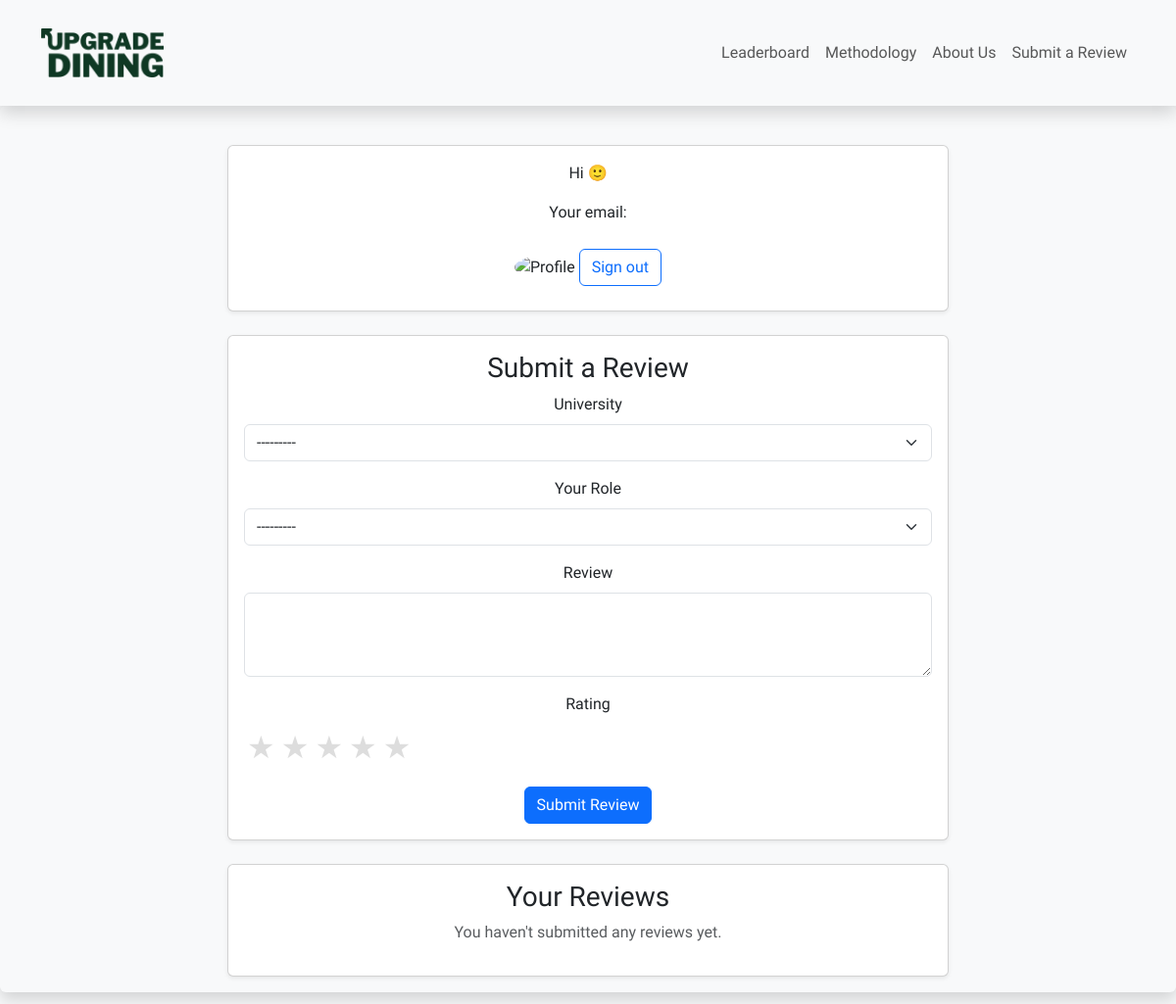
The page /profile/ (signed in) on the database as committed earlier.
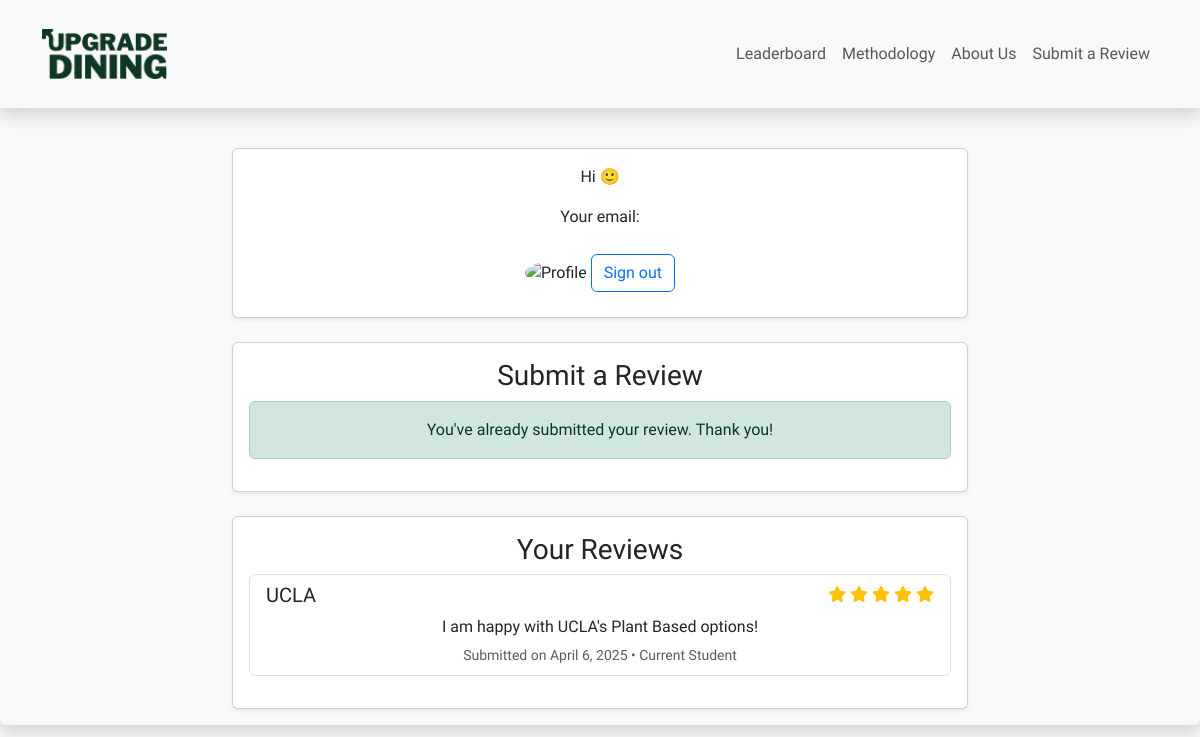
The same page on the database as committed later.
### leaderboard/models.py (models this page shows, shortened)
class Review(models.Model):
    user = models.ForeignKey(User, on_delete=models.CASCADE) #each review is associated with a user.
    university = models.ForeignKey(University, on_delete=models.CASCADE)  # each review is associated with a university
    review_text = models.TextField()
    stars = models.IntegerField(
        validators=[MinValueValidator(1), MaxValueValidator(5)]
    )
    name_permission=models.BooleanField(default=True)
    photo_permission=models.BooleanField(default=True)
    created_at = models.DateTimeField(auto_now_add=True)
    approved=models.BooleanField(default=True) #eventually will only display and account for approved reviews.
    ROLE_CHOICES = [
        ('student', 'Current Student'),
        ('alumni', 'Alumni'),
        ('faculty', 'Faculty/Staff'),
        ('other', 'Other'),
    ]
    role = models.CharField(
        max_length=20,
        choices=ROLE_CHOICES,
        verbose_name="Your Connection to the University"
    )

class University(models.Model):
    fullname=models.CharField(max_length=255)
    overallScore=models.IntegerField(default=0)
    overallGrade=models.CharField(max_length=255, default='B')
    detailsOverview=models.TextField(default='Details Overview Goes Here')
    def __str__(self):
        return self.fullname
    animal_based_percentage = models.FloatField(null=True, blank=True, default=79)  # 0-100%
    formal_commitments = models.FloatField(null=True, blank=True, default=0)  # 0, 1, 2, 3
    transition_provider = models.BooleanField(default=False)
    vegan_meals = models.FloatField(null=True, blank=True, default=0)  # vegan meals per average dinner day, 0-3+
    sustainable_page = models.BooleanField(default=False)
    default_veg_program = models.IntegerField(null=True, blank=True, default=0)  # 0(never), 1(piloted), 2(currently implemented)
    culinary_training = models.IntegerField(null=True, blank=True, default=0)  # 0(never), 1(past), 2(recent- past 2 years)
    recent_changes = models.IntegerField(null=True, blank=True, default=0) #0(none), 1(minor), 2(major)
    plant_breakfast_options = models.FloatField(null=True, blank=True, default=0)  # 0-5+
    student_satisfaction = models.IntegerField(null=True, blank=True, default=0)  # 0 (no survey data), 1(mixed/negative), 2(positive)
    plant_desserts = models.IntegerField(null=True, blank=True, default=0)  # 0- never, 1-occasionally , 2- always
    salad_protein = models.FloatField(null=True, blank=True, default=0)  # 0-4+
    promotional_materials = models.BooleanField(default=False)
    sustainability_guidebook = models.BooleanField(default=False)
    labeling = models.FloatField(null=True, blank=True, default=0)  # 0- no labeling, 1- inconsistent, 2- clear and consistent
    naming = models.FloatField(null=True, blank=True, default=0)  # 0, 1, 2
    meatless_monday = models.IntegerField(null=True, blank=True, default=0)  # 0, 1, 2

### leaderboard/views.py (the view)
# urls.py: path('profile/', views.profile_view, name='profile'),
def profile_view(request):
    if not request.user.is_authenticated:
        return redirect('login')
    already_submitted = Review.objects.filter(user=request.user).exists()
    if request.method == 'POST' and not already_submitted:
        form = ReviewForm(request.POST)
        if form.is_valid():
            review = form.save(commit=False)
            review.user = request.user
            review.save()
            return redirect('profile')  # Replace with your success URL
    else:
        form = ReviewForm() if not already_submitted else None
    user_reviews = Review.objects.filter(user=request.user).order_by('-created_at')
    return render(request, 'profile.html', {
        'form': form,
        'already_submitted': already_submitted,
        'user_reviews': user_reviews
    })

### leaderboard/templates/profile.html (shortened to what this page needs)
{% extends 'master.html' %}
{% block content %}
<div class="container mt-4">
  <div class="row">
    <div class="col-md-8 mx-auto">
      <div class="card mb-4 shadow-sm">
        <div class="card-body">
            <p>Hi {{ user.first_name }} 🙂</p>
            <p>Your email: {{ user.email }}</p>
            {% with user.socialaccount_set.all.0 as social_account %}
              <img src="{{ social_account.extra_data.picture }}"
                   alt="Profile"
                   class="img-fluid rounded-circle my-3"
                   width="100" height="100">
            {% endwith %}
            <a href="{% url 'account_logout' %}" class="btn btn-outline-primary">
              Sign out
            </a>
            </div>
      </div>
      <div class="card mb-4 shadow-sm">
        <div class="card-body">
          <h3 class="card-title">Submit a Review</h3>
          {% if already_submitted %}
            <div class="alert alert-success">
              You've already submitted your review. Thank you!
            </div>
          {% else %}
            <form method="POST">
              <div class="mb-3">
                <label for="{{ form.university.id_for_label }}" class="form-label">University</label>
                {{ form.university }}
              </div>
              <div class="mb-3">
                <label for="{{ form.role.id_for_label }}" class="form-label">Your Role</label>
                {{ form.role }}
              </div>
              <div class="mb-3">
                <label for="{{ form.review_text.id_for_label }}" class="form-label">Review</label>
                {{ form.review_text }}
              </div>
              <div class="mb-3">
                <label class="form-label">Rating</label>
                <div class="star-rating">
                  {% for i in "54321" %}
                    <label for="star{{ i }}">★</label>
                  {% endfor %}
                </div>
              </div>
              <button type="submit" class="btn btn-primary">Submit Review</button>
            </form>
          {% endif %}
        </div>
      </div>
      <div class="card shadow-sm">
        <div class="card-body">
          <h3 class="card-title">Your Reviews</h3>
          {% if user_reviews %}
            <div class="list-group">
              {% for review in user_reviews %}
              <div class="list-group-item mb-3">
                <div class="d-flex justify-content-between">
                  <h5>{{ review.university.fullname }}</h5>
                  <div class="text-warning">
                    {% for i in "12345" %}
                      {% if forloop.counter <= review.stars %}
                        <i class="fas fa-star"></i>
                      {% else %}
                        <i class="far fa-star"></i>
                      {% endif %}
                    {% endfor %}
                  </div>
                </div>
                <p class="mb-1">{{ review.review_text }}</p>
                <small class="text-muted">
                  Submitted on {{ review.created_at|date:"F j, Y" }} •
                  {{ review.get_role_display }}
                </small>
              </div>
              {% endfor %}
            </div>
          {% else %}
            <p class="text-muted">You haven't submitted any reviews yet.</p>
          {% endif %}
        </div>
      </div>
    </div>
  </div>
</div>
{% endblock %}

Rows that differ between the two databases and show on the page:
added Review: university.fullname "UCLA", stars 5 (drawn), review_text "I am happy with UCLA's Plant Based options!", created_at "April 6, 2025", role "Current Student"
Other text that changed with them:
form field university: "---------" → (not shown)
form field role: "---------" → (not shown)
text no longer shown: "University Your Role Review Rating Submit Review You haven't submitted any reviews yet."
text now shown: "You've already submitted your review. Thank you!"
